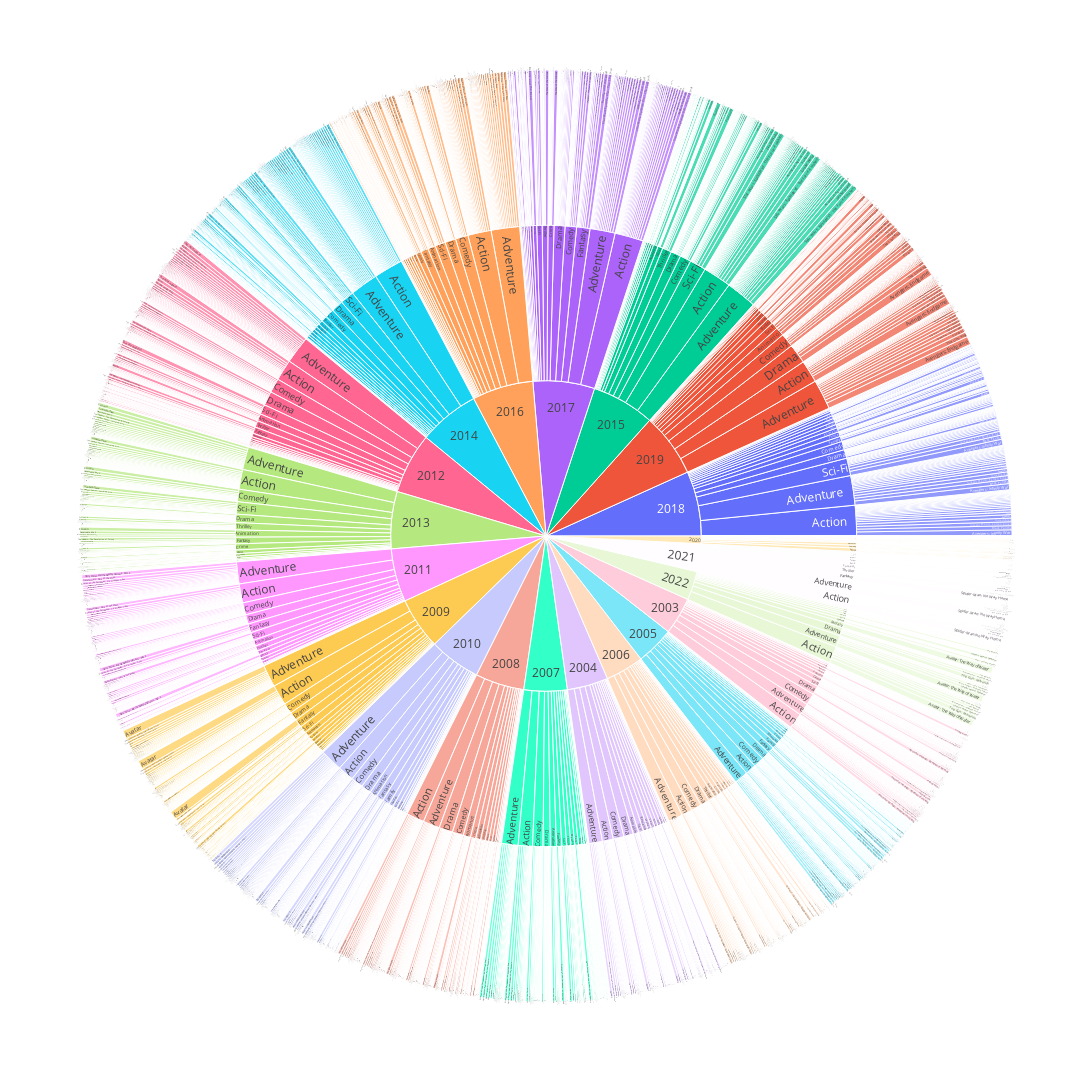

Source (notebook cell):
### Code cell
burst = px.sunburst(temp_df, 
                    path=['Year', 'Genre', 'Title'], 
                    values='Income',
                    width=1100, 
                    height=1100
                    )

burst.show()

### Figure 1 — Plotly figure (JSON) as saved in the notebook; plotly's stock layout.template omitted (floating-point values rounded to 4 significant figures; data arrays with more than 128 entries replaced by an {"elided": "..."} marker saying what was removed)
{"data": [{"branchvalues": "total", "domain": {"x": [0, 1], "y": [0, 1]}, "hovertemplate": "labels=%{label}<br>Income=%{value}<br>parent=%{parent}<br>id=%{id}<extra></extra>", "ids": {"elided": "4785 str values"}, "labels": {"elided": "4785 str values"}, "name": "", "parents": {"elided": "4785 str values"}, "type": "sunburst", "values": {"elided": "4785 int values"}}], "layout": {"height": 1100, "legend": {"tracegroupgap": 0}, "margin": {"t": 60}, "width": 1100}}
